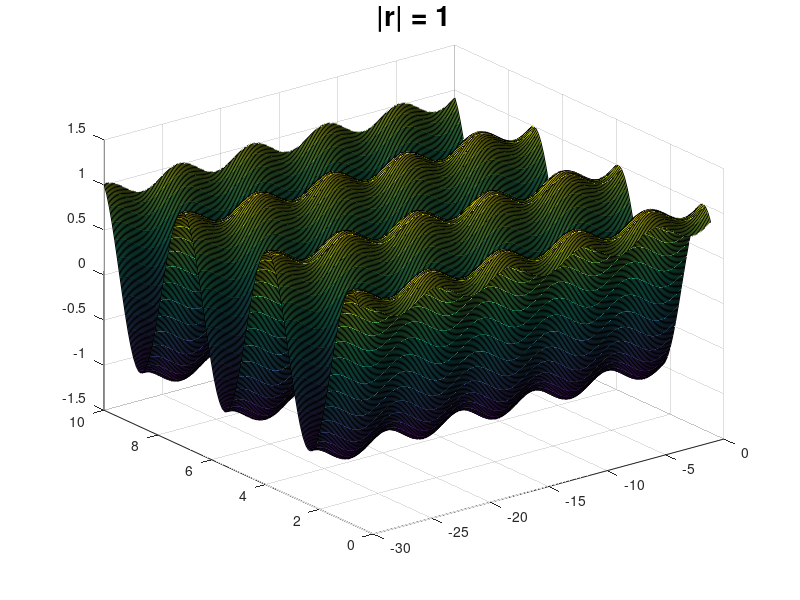

The MATLAB script that drew this image:
close();
tau = 0.1; % Reflection Coefficient
[X,Y] = meshgrid(0:0.1:30, 0.5:0.1:10); % Axix range
Z = sin(2*Y) - tau*sin(1*X); % Standing Wave (Superposition)
surf(-X, Y, Z) % 3D Plot Function 
title('|r| = 1', 'FontSize', 20)














% l= 5%input('enter the length of line=');
% zl= 50%input('enter the value of load impedance=');
% f= 50%input('enter the frequency of operation=');
% zo= 100%input('enter the value of char. impedance of line=');
% display('reflection coefficient is r=')
% r=((zl-zo)/(zl+zo))
% display('vswr of line is=')
% s=(1+abs(r))./(1-abs(r))
% z=linspace(0,l,1000);
% v = zeros(200, 1000);
% i = 1;
% for t=0:0.01:2
%     vf=exp((2*pi*f*t)*j).*exp((-2*pi*z)*j);
%     vr=r.*exp(2*pi*f.*t*j)*exp(2*pi.*z*i);
%     v(i,:) = abs(vf) + abs(vr);
%     i = i + 1;
%    %plot(z,v,'y',z,vf,'k',z,vr,'m');ylim([-2,2]);
%    %xlabel('varratioan along line length');
%    %ylabel('volatage along line');
%    % drawnow;   
%    % pause(0.5)
%     %close all;
% end

clear;
% r = 1;
% for t = 1:100
%     for x = 1:1000
%         v(t, x) = exp(-2*pi*1i*x/1000)*(1 + r*exp(4*pi*1i*x/1000));
%     end
%     v(t, :) = v(t, :).*exp(-2*pi*1i*50*t/1000);
% end

% r = 0.1;
% [x,t] = meshgrid(0:0.1:10, -25:0.1:0);
% a = exp(-2*pi*1i*x);
% b = 1 + r*exp(4*pi*1i*x);
% c = exp(-2*pi*1i*50*t);
% z = a* b'*c;
% 
% close all;
% figure,surf(x,t,abs(z)),title('magnitude of F'),xlabel('real'),ylabel('complex')
% figure,surf(x,t,real(z)),title('Real values of F'),xlabel('real'),ylabel('complex')
% figure,surf(x,t,imag(z)),title('Complex values of F'),xlabel('real'),ylabel('complex')